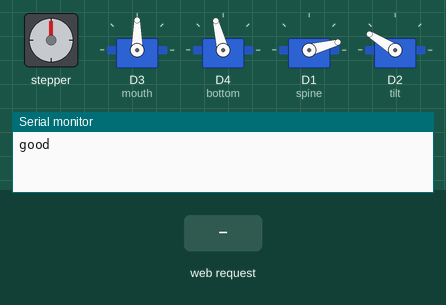
A sketch run on a simulated ESP8266 (NodeMCU). Parts: stepper motor, 4 × servo, the last lines printed to the serial monitor. Wiring (inferred from the names in the program): stepper motor (200 steps per turn assumed): coils D5, D6, D7, D8. The test bench sets the inputs (shaded band).

Above: at 1.2 s.
1.3 s: HTTP request GET /motion/?angles=1 received
At 2.1 s:
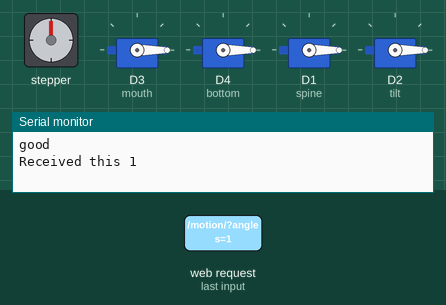
2.8 s: HTTP request GET /motion/?angles=120 received
At 3.2 s:
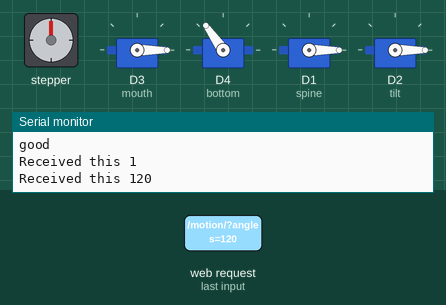
4.3 s: HTTP request GET /motion/?angles=0 received
At 5.5 s:
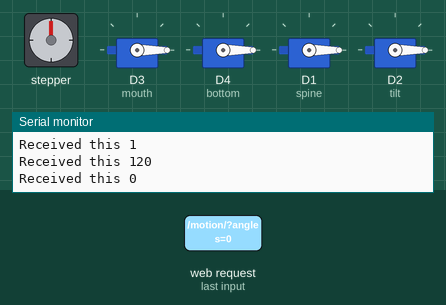
Timing chart, 0 to 7.3 s (numbered marks = the images above; inputs shaded):
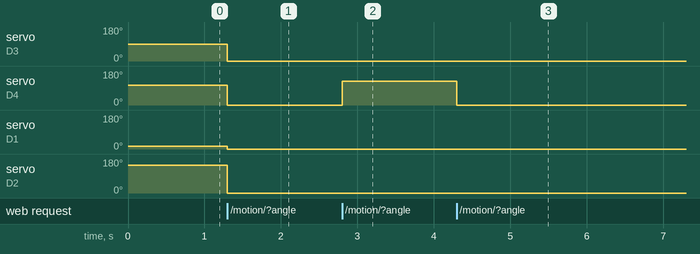

Measured:
- after the input at 1.3 s, servo on D3 (mouth): 90° → 0° at once; servo on D4 (bottom): 104° → 0° at once; servo on D1 (spine): 15° → 0° at once; servo on D2 (tilt): 148° → 0° at once
- after the input at 2.8 s, servo on D4 (bottom): 0° → 125° at once
- after the input at 4.3 s, servo on D4 (bottom): 125° → 0° at once

The sketch:

wifi_bot_arm_car.ino
```cpp
#include <Servo.h>
#include <ESP8266WiFi.h>
#include <ESP8266WebServer.h>
#include <ESP8266mDNS.h>


//#define ENA 14
#define IN1 D5
#define IN2 D6
#define IN3 D7
#define IN4 D8
//#define ENB 16

WiFiClient client;
ESP8266WebServer server(80);

const char* ssid = "Arm - MustShop Arduino";   //enter your wi-fi user id
const char* password = "88888888";  //enter the wi-fi password


Servo mouth, spine, tilt, bottom; //gate;
/*
int mouth_least = 105, mouth_most = 175;
int bottom_least = 0, bottom_most = 180;
int spine_least = 20, spine_most = 110;
int tilt_least = 40, tilt_most = 180;
int gate_least = 0, gate_most = 180;
*/

// serial communication variables
const int arrSize = 10;
String* angles = new String[arrSize]; // according to the largest string array we'll need (ex. ANGLES 90 90 90 90 90)


//int gate_least = 0;
//int gate_most = 180;
int mouth_least = 0;
int mouth_most = 180;
int bottom_least = 0;
int bottom_most = 180;
int spine_least = 0;
int spine_most = 180;
int tilt_least = 0;
int tilt_most = 180;

float bottom_angle= 90;
float spine_angle=90;
float tilt_angle=90;
float mouth_angle= 90;
//float gate_angle=90;
int stepp = 25;


unsigned int j = 0;
void getValues(String msg){
    j = 0;
    angles[0] = "";
    for (unsigned int i = 0; i < msg.length(); i++) {
        if(j>=arrSize)
          break;
        if(msg[i]==','){ j += 1; angles[j] = ""; }
        else angles[j] += msg[i];
    }
}

float mouth_stepp, bottom_stepp, spine_stepp, tilt_stepp;//, gate_stepp;

void go_to_coordinates(int m, int b, int s, int t, int Speed){ // , int g

  mouth_stepp = (m - mouth_angle) / Speed;
  bottom_stepp = (b - bottom_angle) / Speed;
  spine_stepp = (s - spine_angle) / Speed;
  tilt_stepp = (t - tilt_angle) / Speed;
  //gate_stepp = (g - gate_angle) / Speed;

  //long before = millis();
  for(int i= 0; i < Speed; i++){
    //Serial.println(String(mouth_angle) + " " + String(bottom_angle) + " " + String(spine_angle) + " " + String(tilt_angle) + " " + String(gate_angle));
    mouth_angle += mouth_stepp;
    mouth.write(mouth_angle);
    bottom_angle += bottom_stepp;
    bottom.write(bottom_angle);
    spine_angle += spine_stepp;
    spine.write(spine_angle);
    tilt_angle += tilt_stepp;
    tilt.write(tilt_angle);
    //gate_angle += gate_stepp;
    //gate.write(gate_angle);
    //delay(delayy);
  }
  //Serial.println("after " + String(millis()-before));

  mouth_angle = m;
  spine_angle = s;
  tilt_angle = t;
  bottom_angle = b;
  //gate_angle = g;

  mouth.write(mouth_angle);
  bottom.write(bottom_angle);
  spine.write(spine_angle);
  tilt.write(tilt_angle);
  //gate.write(gate_angle);

}

void handleRoot(){
  server.send(200, "text/plain", "Ok, ONLINE");
}

long temp_bottom, temp_spine, temp_tilt, temp_mouth;//, temp_gate;
void handleMotion(){
  String msg = server.arg("angles");
  Serial.println("Received this " + String(msg));
  if(msg!=""){

    getValues(msg);

    temp_bottom = angles[0].toInt();
    if(isnan(temp_bottom)){
      server.send(200, "text/plain", "OOF, INVALID ANGLE " + String(angles[0]) + " FOR BOTTOM");
      return;
    }

    temp_spine = angles[1].toInt();
    if(isnan(temp_spine)){
      server.send(200, "text/plain", "OOF, INVALID ANGLE " + String(angles[1]) + " FOR SPINE");
      return;
    }

    temp_tilt = angles[2].toInt();
    if(isnan(temp_tilt)){
      server.send(200, "text/plain", "OOF, INVALID ANGLE " + String(angles[2]) + " FOR TILT");
      return;
    }

    // apply angle to mouth servo
    temp_mouth = angles[3].toInt();
    if(isnan(temp_mouth)){
      server.send(200, "text/plain", "OOF, INVALID ANGLE " + String(angles[3]) + " FOR MOUTH");
      return;
    }
    /*
    // apply angle to gate servo
    temp_gate = angles[4].toInt();
    if(isnan(temp_gate)){
      server.send(200, "text/plain", "OOF, INVALID ANGLE " + String(angles[4]) + " FOR GATE");
      return;
    }
    */

    // go where we actually want at a certain speed
    int Speed = 20;
    //go_to_coordinates(temp_mouth, temp_bottom, temp_spine, temp_tilt, Speed); // , temp_gate
    /*mouth_angle = temp_mouth;
    mouth.write(mouth_angle);

    bottom_angle = temp_bottom;
    bottom.write(bottom_angle);

    spine_angle = temp_spine;
    spine.write(spine_angle);

    tilt_angle = temp_tilt;
    tilt.write(tilt_angle);

    */
    mouth.writeMicroseconds(map(temp_mouth, 0, 180, 500, 2500));
    bottom.writeMicroseconds(map(temp_bottom, 0, 180, 500, 2500));
    spine.writeMicroseconds(map(temp_spine, 0, 180, 500, 2500));
    tilt.writeMicroseconds(map(temp_tilt, 0, 180, 500, 2500));

    if(angles[5]=="1"){ // forth
      digitalWrite(IN1, HIGH);
      digitalWrite(IN2, LOW);
      digitalWrite(IN3, HIGH);
      digitalWrite(IN4, LOW);
    } else if(angles[6]=="1"){ // left
      digitalWrite(IN1, HIGH);
      digitalWrite(IN2, LOW);
      digitalWrite(IN3, LOW);
      digitalWrite(IN4, HIGH);
    } else if(angles[7]=="1"){ // right
      digitalWrite(IN1, LOW);
      digitalWrite(IN2, HIGH);
      digitalWrite(IN3, HIGH);
      digitalWrite(IN4, LOW);
    } else if(angles[8]=="1"){ // back
      digitalWrite(IN1, LOW);
      digitalWrite(IN2, HIGH);
      digitalWrite(IN3, LOW);
      digitalWrite(IN4, HIGH);
    } else {
      digitalWrite(IN1, LOW);
      digitalWrite(IN2, LOW);
      digitalWrite(IN3, LOW);
      digitalWrite(IN4, LOW);
    }
    // reply with success confirmation
    server.send(200, "text/plain", "Ok, UPDATED ANGLES TO " + String(temp_bottom) + " " + String(temp_spine) + " " + String(temp_tilt) + " " + String(temp_mouth)); //  + " " + String(angles[4]
  }
}

void handleCheck(){
    server.send(200, "text/plain", "Ok, ANGLES ARE " + String(temp_bottom) + " " + String(temp_spine) + " " + String(temp_tilt) + " " + String(temp_mouth)); //  + " " + String(angles[4]

}


void setup() {
  Serial.begin(115200);
  Serial.println("good");

  //pinMode(ENA, OUTPUT);
  pinMode(IN1, OUTPUT);
  pinMode(IN2, OUTPUT);
  pinMode(IN3, OUTPUT);
  pinMode(IN4, OUTPUT);
  //pinMode(ENB, OUTPUT);

  //digitalWrite(ENA, HIGH);
  digitalWrite(IN1, LOW);
  digitalWrite(IN2, LOW);
  digitalWrite(IN3, LOW);
  digitalWrite(IN4, LOW);
  //digitalWrite(ENB, HIGH);

  digitalWrite(LED_BUILTIN, HIGH);

  // put your setup code here, to run once:
  mouth.attach(D3); //
  bottom.attach(D4); //
  spine.attach(D1); //
  tilt.attach(D2); //
  //gate.attach(D7); //

  mouth.write(90);
  bottom.write(104);
  spine.write(15);
  tilt.write(148);
  //gate.write(gate_most);

  boolean result = WiFi.softAP(ssid, password);
  if(result == true){
    //Serial.println("Ready");
  } else {
    //Serial.println("Failed!");
  }

  server.on("/", handleRoot);
  server.on("/motion/", handleMotion);
  server.on("/getmotion/", handleCheck);
  server.begin();

}


void loop() {
  server.handleClient();
}
```
